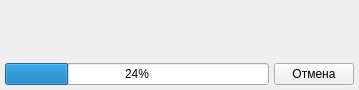
<?xml version="1.0" encoding="UTF-8"?>
<ui version="4.0">
 <class>JournalProgress</class>
 <widget class="QWidget" name="JournalProgress">
  <property name="geometry">
   <rect>
    <x>0</x>
    <y>0</y>
    <width>359</width>
    <height>90</height>
   </rect>
  </property>
  <property name="sizePolicy">
   <sizepolicy hsizetype="Fixed" vsizetype="Fixed">
    <horstretch>0</horstretch>
    <verstretch>0</verstretch>
   </sizepolicy>
  </property>
  <property name="windowTitle">
   <string>Form</string>
  </property>
  <layout class="QVBoxLayout" name="verticalLayout">
   <property name="spacing">
    <number>5</number>
   </property>
   <property name="leftMargin">
    <number>5</number>
   </property>
   <property name="topMargin">
    <number>5</number>
   </property>
   <property name="rightMargin">
    <number>5</number>
   </property>
   <property name="bottomMargin">
    <number>5</number>
   </property>
   <item>
    <layout class="QHBoxLayout" name="horizontalLayout">
     <item>
      <widget class="QLabel" name="labelMsgReadCurrent">
       <property name="text">
        <string/>
       </property>
       <property name="scaledContents">
        <bool>true</bool>
       </property>
      </widget>
     </item>
     <item>
      <spacer name="horizontalSpacer">
       <property name="orientation">
        <enum>Qt::Horizontal</enum>
       </property>
       <property name="sizeHint" stdset="0">
        <size>
         <width>40</width>
         <height>20</height>
        </size>
       </property>
      </spacer>
     </item>
    </layout>
   </item>
   <item>
    <layout class="QHBoxLayout" name="horizontalLayout_2">
     <item>
      <widget class="QLabel" name="labelMsgReadDone">
       <property name="text">
        <string/>
       </property>
       <property name="scaledContents">
        <bool>true</bool>
       </property>
      </widget>
     </item>
     <item>
      <spacer name="horizontalSpacer_2">
       <property name="orientation">
        <enum>Qt::Horizontal</enum>
       </property>
       <property name="sizeHint" stdset="0">
        <size>
         <width>40</width>
         <height>20</height>
        </size>
       </property>
      </spacer>
     </item>
    </layout>
   </item>
   <item>
    <layout class="QHBoxLayout" name="horizontalLayout_3">
     <item>
      <widget class="QProgressBar" name="progressBarReadDone">
       <property name="value">
        <number>24</number>
       </property>
      </widget>
     </item>
     <item>
      <widget class="QPushButton" name="pushButtonMsgReadCancel">
       <property name="text">
        <string>Отмена</string>
       </property>
      </widget>
     </item>
    </layout>
   </item>
  </layout>
 </widget>
 <resources/>
 <connections/>
</ui>
